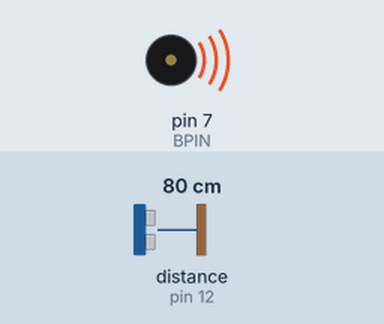
Recording of a sketch running on a simulated Arduino Uno, built with avr-gcc and run on an emulated ATmega328P. Shown: buzzer (waves = sounding). The inputs (shaded band) are chosen by the test bench; at power-on: distance to the obstacle (sensor on pin 12) 80 cm. The echo pulse lasts 58.3 µs per cm; what the sketch prints to the serial monitor is not drawn.

Above: at 0.05 s.
Timing chart, 0 to 3.0 s (numbered marks = the images above):
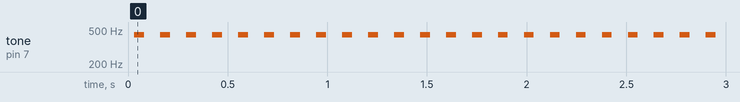

Measured:
- by itself, tone on pin 7 (BPIN): alternates 440 Hz for 0.05 s and silent for 0.08 s

The sketch:

v0.1a.ino
```cpp
#include "SR04.h"
#include <math.h>

#define BPIN 7
#define TRIG_PIN 12
#define ECHO_PIN 11

SR04 sr04 = SR04(ECHO_PIN,TRIG_PIN);

long dist;

void setup() {
  // put your setup code here, to run once:
  Serial.begin(9600);
}

void loop() {
  // put your main code here, to run repeatedly:
  while(1) {
    dist = sr04.Distance();
    Serial.println(dist);
    tone(BPIN,440,50);
    delay(100);
  }
}
```
